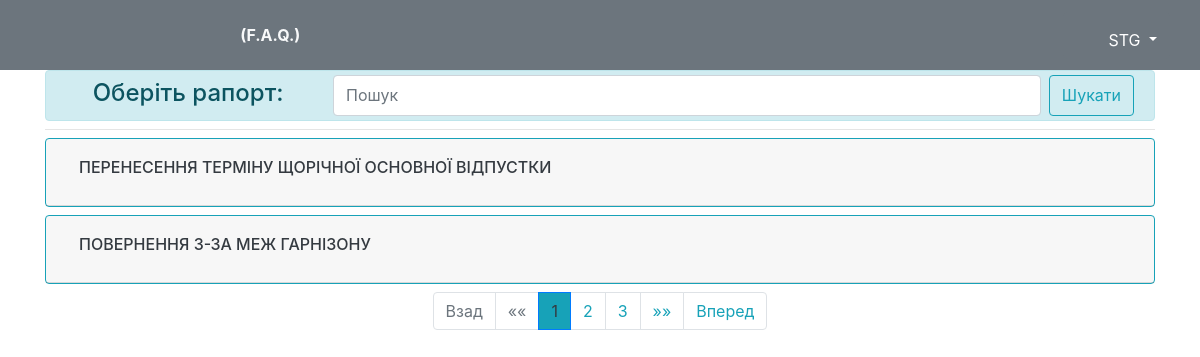
The app's page / (signed in) with its own data.
### reports/models.py (models this page shows, shortened)
class Report(models.Model):
    REPORT_TYPES = [
        ('regular', 'звичайний рапорт'),
        ('custom', 'рапорт по специфічному шаблону'),
    ]
    type = models.CharField(max_length=100, choices=REPORT_TYPES, default='regular', verbose_name="тип рапорту")
    template_name = models.CharField(max_length=255, default='template_universal.docx', null=True, blank=True, verbose_name="назва файлу шаблону (змінюється адміністратором, див. у документації)")
    title = models.CharField(max_length=255, null=True, verbose_name="Назва рапорту")
    body_sample = models.TextField(blank=True, null=True, verbose_name="зразок тексту рапорту")
    body_template = models.TextField(blank=True, null=True, verbose_name="шаблон рапорту (змінюється адміністратором, див. у документації)")
    default_header_position = models.ForeignKey(Position, related_name='report_header_position_set', on_delete=models.SET_NULL, blank=True, null=True, verbose_name="посада на кого цей рапорт")
    default_footer_position = models.ForeignKey(Position, related_name='report_footer_position_set', on_delete=models.SET_NULL, blank=True, null=True, verbose_name="посада від кого цей рапорт")
    class Meta:
        verbose_name = "Рапорти__"
        verbose_name_plural = "Рапорти"

### reports/views.py (the view)
# urls.py: path('', views.reports_list_view, name='index'),
@login_required
def reports_list_view(request):
    if request.method == 'POST':
        filter_param = request.POST.get('filter_param')
        if (filter_param is not None) and (len(filter_param) > 0):
            reports_list = Report.objects.filter(
                Q(title__iexact=filter_param) | Q(body_sample__iexact=filter_param)
                |
                Q(title__icontains=filter_param) | Q(body_sample__icontains=filter_param)
            ).order_by('id')
        else:
            filter_param = ""
            reports_list = Report.objects.all().order_by('id')
        paginator = Paginator(reports_list, 5)
        page_obj = paginator.get_page(1)
        context = {
            'page_obj': page_obj,
            'filter_param': filter_param
        }
    elif request.method == 'GET':
        filter_param = request.GET.get('filter_param')
        if (filter_param is not None) and (len(filter_param) > 0):
            reports_list = Report.objects.filter(
                Q(title__iexact=filter_param) | Q(body_sample__iexact=filter_param)
                |
                Q(title__icontains=filter_param) | Q(body_sample__icontains=filter_param)
            ).order_by('id')
        else:
            filter_param = ""
            reports_list = Report.objects.all().order_by('id')
        paginator = Paginator(reports_list, 2)
        page_number = request.GET.get('page')
        page_obj = paginator.get_page(page_number)
        context = {
            'page_obj': page_obj,
            'filter_param': filter_param
        }
    return render(request, 'reports/reports_list.html', context)

### reports/templates/reports/reports_list.html (shortened to what this page needs)
{% extends 'reports/base.html' %}
{% block content %}
    <div class="alert alert-info align-items-center my-0 py-0" role="alert">
        <div class="form-group row my-1">
            <div class="col-12 d-flex">
                <h4 class="mr-auto mt-1"><i class="fas fa-server mr-2"></i>Оберіть рапорт:</h4>
                <form id='search' class="d-flex w-75" method='POST' action='{% url 'reports:reports_list' %}'>
                    <input type="search" class="form-control mr-2" placeholder="Пошук" id="filter_param"
                           name="filter_param">
                    <button type="submit" class="btn btn-outline-info">Шукати</button>
                </form>
            </div>
        </div>
    </div>
    <hr class="my-2">
    {% for report in page_obj %}
        <div class="accordion mb-0" id="accordion-1">
            <div class="card border-info my-2">
                <div class="card-header" id="heading-{{ forloop.counter0 }}">
                    <h2 class="mb-0">
                        <button class="btn btn-link text-dark" type="button" data-toggle="collapse"
                                data-target="#collapse-{{ forloop.counter0 }}"
                                aria-expanded="false" aria-controls="collapseOne">
                            <h6>{{ report.title|upper }}</h6>
                        </button>
                    </h2>
                </div>
            </div>
        </div>
    {% endfor %}
    <nav aria-label="PAGES NAVIGATION">
        {% if page_obj.has_other_pages %}
            <ul class="pagination justify-content-center">
                {% if page_obj.has_previous %}
                    <li class="page-item"><a class="page-link text-info"
                                             href="?{% if filter_param %}filter_param={{ filter_param }}&{% endif %}page={{ page_obj.previous_page_number }}">Взад</a>
                    </li>
                    <li class="page-item"><a class="page-link text-info"
                                             href="?{% if filter_param %}filter_param={{ filter_param }}&{% endif %}page=1">&laquo;&laquo;</a>
                    </li>
                {% else %}
                    <li class="page-item disabled"><a class="page-link" href="#">Взад</a></li>
                    <li class="page-item disabled"><a class="page-link" href="#">&laquo;&laquo;</a></li>
                {% endif %}
                {% for i in page_obj.paginator.page_range %}
                    {% if i == page_obj.number %}
                        <li class="page-item active">
                            <span class="page-link text-dark bg-info">{{ page_obj.number }}</span>
                        </li>
                    {% else %}
                        <li class="page-item">
                            <a class="page-link text-info"
                               href="?{% if filter_param %}filter_param={{ filter_param }}&{% endif %}page={{ i }}">{{ i }}</a>
                        </li>
                    {% endif %}
                {% endfor %}
                {% if page_obj.has_next %}
                    <li class="page-item"><a class="page-link text-info"
                                             href="?{% if filter_param %}filter_param={{ filter_param }}&{% endif %}page={{ page_obj.paginator.num_pages }}">&raquo;&raquo;</a>
                    </li>
                    <li class="page-item"><a class="page-link text-info"
                                             href="?{% if filter_param %}filter_param={{ filter_param }}&{% endif %}page={{ page_obj.next_page_number }}">Вперед</a>
                    </li>
                {% else %}
                    <li class="page-item disabled"><a class="page-link" href="#">&raquo;&raquo;</a></li>
                    <li class="page-item disabled"><a class="page-link" href="#">Вперед</a></li>
                {% endif %}
            </ul>
        {% endif %}
    </nav>
{% endblock %}

### reports/templates/reports/base.html (shortened to what this page needs)
{% load static %}
<!doctype html>
<html lang="en">
<head>
    <link rel="stylesheet" href="{% static 'fontawesome-free-5.11.2-web/css/all.css' %}">
    <link href="https://maxcdn.bootstrapcdn.com/bootstrap/4.0.0/css/bootstrap.min.css"
 rel="stylesheet"/>
    <link rel="stylesheet" type="text/css" href="{% static 'custom-css/custom_styles.css' %}"/>
</head>
<body>
<nav class="navba fixed-top navbar-expand navbar-dark bg-secondary">
    <div class="container form-inline">
        <a href="/" class="navbar-brand ml-3">
            <i class="fas fa-greater-than fa-3x text-light"></i></a>
            <div class="collapse navbar-collapse">
                {% if user.is_authenticated %}
                    <ul class="navbar-nav mr-auto d-flex align-items-center">
                        <li class="nav-item">
                            <a href="/">
                                <span class="nav-link text-light text-uppercase font-weight-normal px-3">
                                    <i class="fas fa-file-alt fa-2x text-danger"></i>
                                    <i class="fas fa-file-alt fa-2x text-warning"></i>
                                    <i class="fas fa-file-alt fa-2x text-light"></i>
                                </span>
                            </a>
                        </li>
                        <li class="nav-item"><a class="nav-link text-light text-uppercase font-weight-bold px-3"
                                                href="#">(F.A.Q.)</a></li>
                    </ul>
                    <div class="dropdown">
                        <button class="btn btn-secondary dropdown-toggle align-self-baseline" type="button"
                                id="dropdownMenuButton"
                                data-toggle="dropdown" aria-haspopup="true" aria-expanded="false">
                            <span class="fas fa-child fa-2x mr-2"></span><span>{{ user.username|upper }}</span>
                        </button>
                    </div>
                {% endif %}
            </div>
    </div>
</nav>
<div class="container">
    {% block content %}{% endblock %}
</div>
</body>
</html>

### reports/static/custom-css/custom_styles.css (style rules this page uses)
body { padding-top: 70px; }

### records on screen
Report: title "ПЕРЕНЕСЕННЯ ТЕРМІНУ ЩОРІЧНОЇ ОСНОВНОЇ ВІДПУСТКИ"
Report: title "ПОВЕРНЕННЯ З-ЗА МЕЖ ГАРНIЗОНУ"

### other values on screen
{{ user.username|upper }} "STG"
{{ page_obj.number }} "1"
{{ i }} "2" "3"
